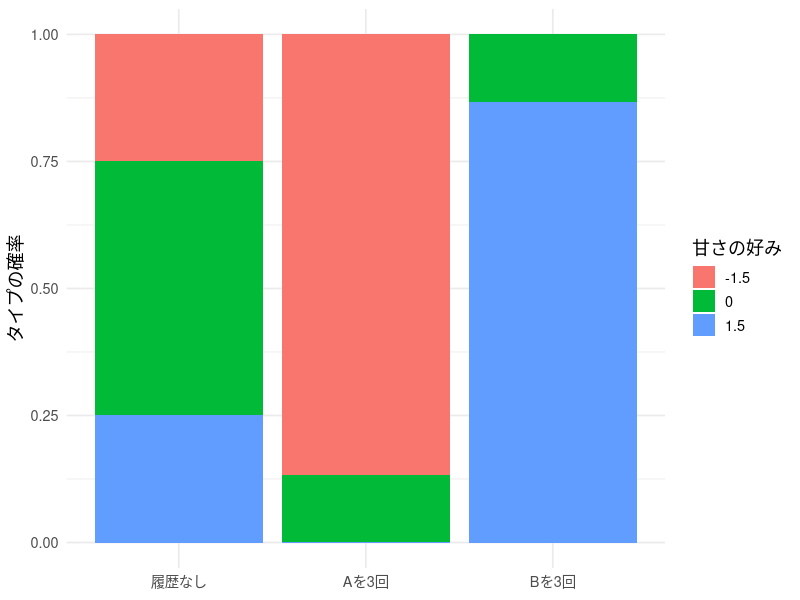
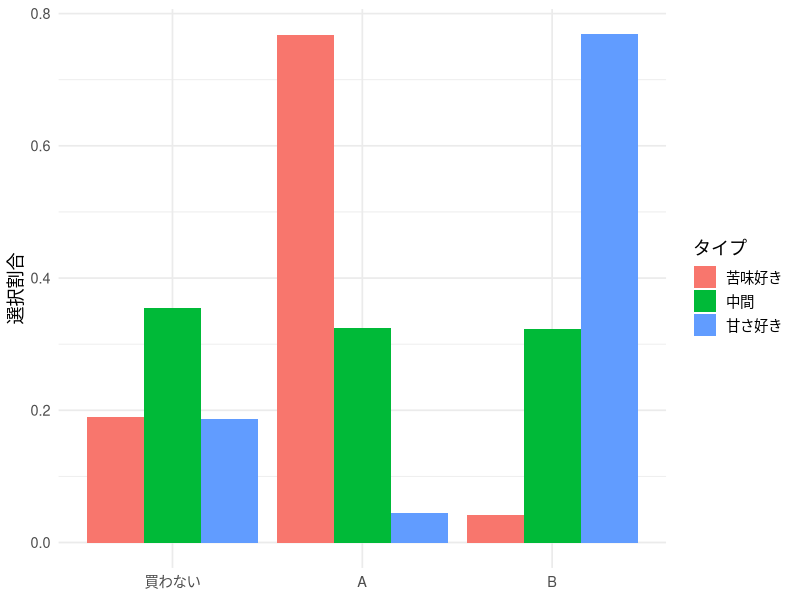
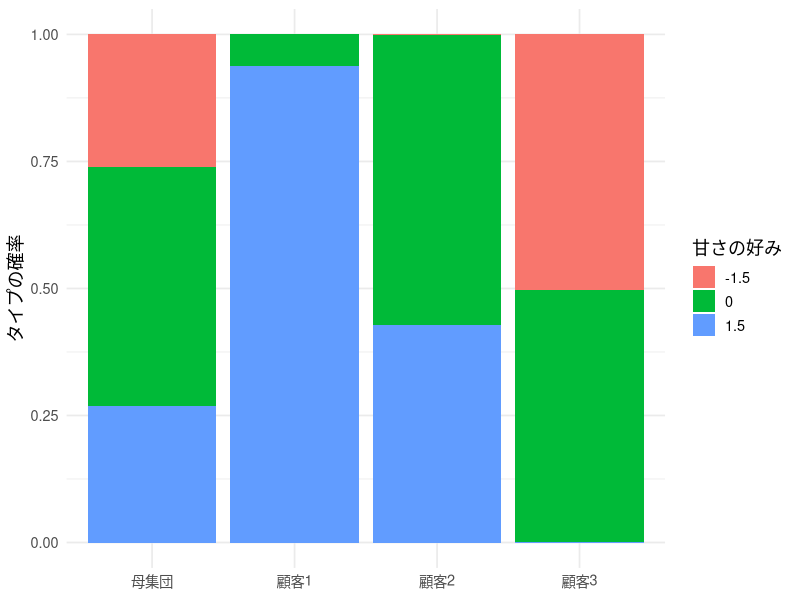
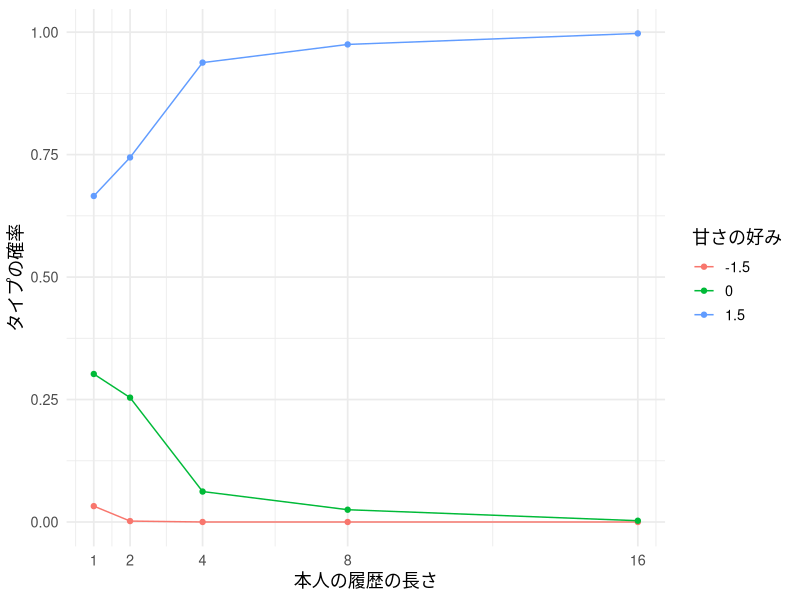
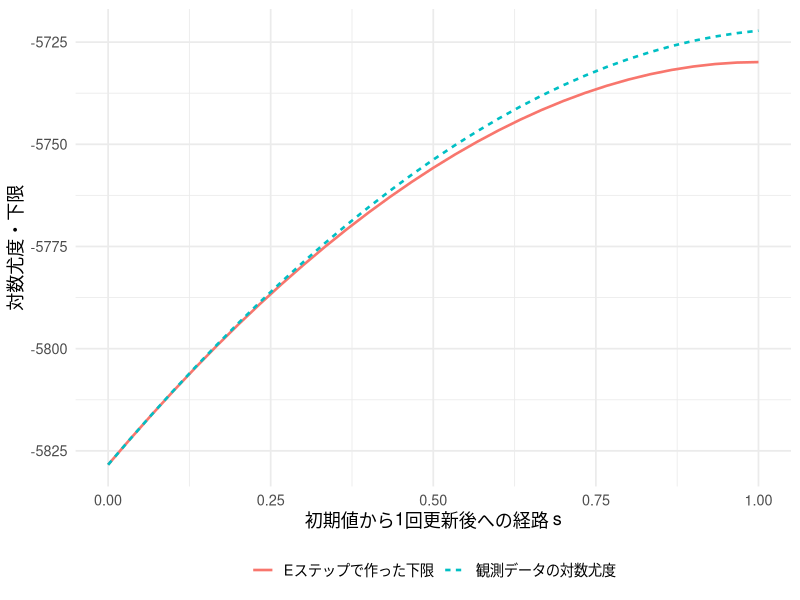
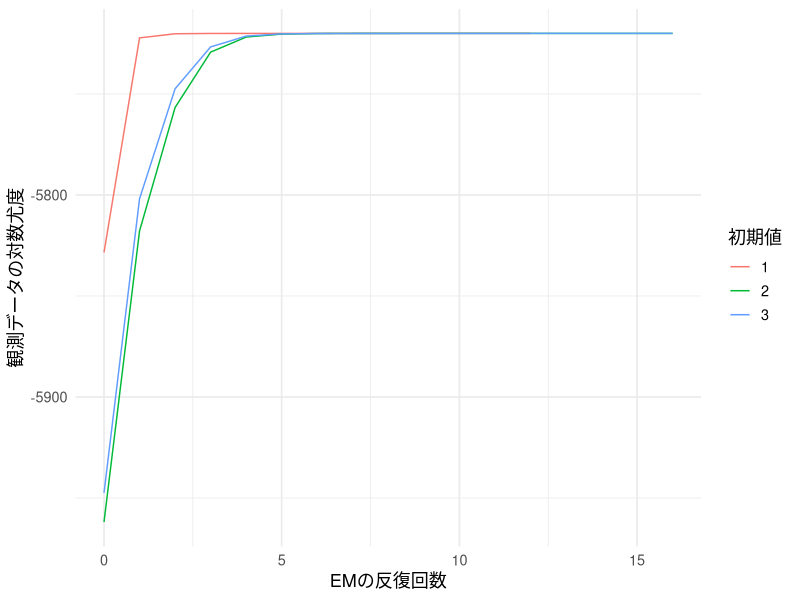
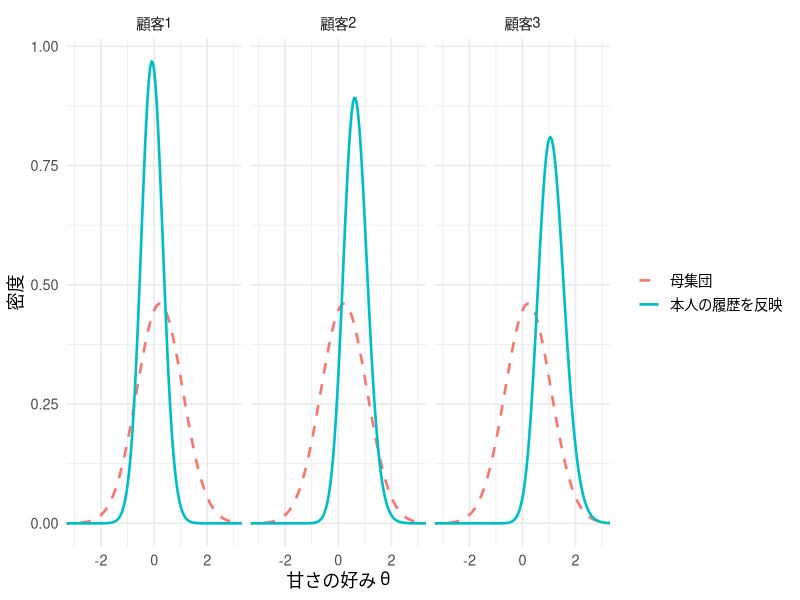
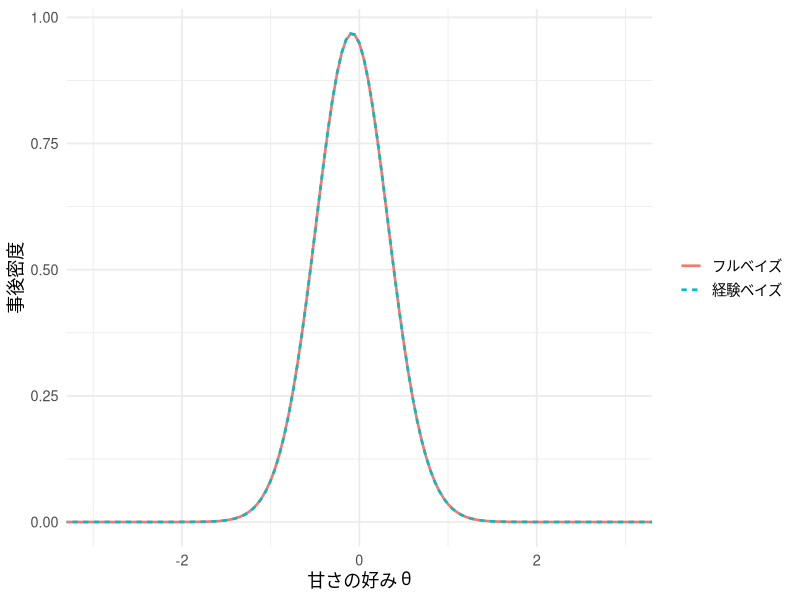

Source code (R) for these figures, in order:
## ---- chunk 1
#| include: false
library(ggplot2)
library(dplyr)
library(knitr)
set.seed(202606)
theme_lecture <- function() {
  fam <- if (Sys.info()[["sysname"]] == "Darwin") "Hiragino Sans" else ""
  theme_minimal(base_size = 13, base_family = fam)
}
theme_set(theme_lecture())
knitr::opts_chunk$set(fig.align = "center", dpi = 144)
options(scipen = 8)
## ---- chunk 2
choice_prob <- function(theta, pA, pB, beta0 = 1.5, alpha = 1) {
  va <- beta0 - theta - alpha * pA
  vb <- beta0 + theta - alpha * pB
  mx <- pmax(0, va, vb)
  ev <- cbind(exp(-mx), exp(va - mx), exp(vb - mx))
  ev / rowSums(ev)
}
theta_grid <- c(-1.5, 0, 1.5)
pi_true <- c(.25, .50, .25)
knitr::kable(data.frame(theta = theta_grid,
                       choice_prob(theta_grid, 1.5, 1.5)), digits = 3,
             col.names = c("甘さの好み", "買わない", "A：苦い", "B：甘い"))
## ---- chunk 3
pr_equal <- choice_prob(theta_grid, 1.5, 1.5)
lik_AAA <- pr_equal[, 2]^3
post_AAA <- pi_true * lik_AAA / sum(pi_true * lik_AAA)
lik_BBB <- pr_equal[, 3]^3
post_BBB <- pi_true * lik_BBB / sum(pi_true * lik_BBB)
knitr::kable(data.frame(theta = theta_grid, prior = pi_true,
                       likelihood = lik_AAA, posterior = post_AAA), digits = 4,
             col.names = c("候補値", "事前確率", "Aを3回選ぶ尤度", "事後確率"))
## ---- chunk 4
#| fig-cap: "同じ母集団分布から出発しても、本人の履歴によってタイプの重みが変わる。価格は両商品とも150円。"
w_example <- rbind(pi_true, post_AAA, post_BBB)
d_example <- data.frame(
  information = factor(rep(c("履歴なし", "Aを3回", "Bを3回"), each = 3),
                       levels = c("履歴なし", "Aを3回", "Bを3回")),
  type = factor(rep(theta_grid, 3)), weight = as.vector(t(w_example)))
ggplot(d_example, aes(information, weight, fill = type)) +
  geom_col() + labs(x = NULL, y = "タイプの確率", fill = "甘さの好み")
## ---- chunk 5
set.seed(202606)
N <- 400
Tmax <- 16
type_true <- sample(1:3, N, replace = TRUE, prob = pi_true)
theta_truth <- theta_grid[type_true]
## ---- chunk 6
prices <- data.frame(occasion = seq_len(Tmax),
                     pA = runif(Tmax, 1, 2.5), pB = runif(Tmax, 1, 2.5))
head(prices)
## ---- chunk 7
id <- rep(seq_len(N), each = Tmax)
occasion <- rep(seq_len(Tmax), times = N)
pA <- prices$pA[occasion]; pB <- prices$pB[occasion]
prob <- choice_prob(theta_truth[id], pA, pB)
u <- runif(N * Tmax)
y <- as.integer(u > prob[, 1]) + as.integer(u > prob[, 1] + prob[, 2])
panel <- data.frame(id, occasion, pA, pB, y)  # 0=買わない、1=A、2=B
head(panel)
## ---- chunk 8
#| fig-cap: "タイプ別の選択割合。分母はタイプ別人数×16機会であり、非購入も含む。"
choice_summary <- panel |>
  mutate(type = factor(type_true[id], labels = c("苦味好き", "中間", "甘さ好き")),
         product = factor(y, levels = 0:2, labels = c("買わない", "A", "B"))) |>
  count(type, product) |> group_by(type) |> mutate(share = n / sum(n))
ggplot(choice_summary, aes(product, share, fill = type)) +
  geom_col(position = "dodge") + labs(x = NULL, y = "選択割合", fill = "タイプ")
## ---- chunk 9
panel_loglik <- function(dat, grid) {
  sapply(grid, function(th) {
    pr <- choice_prob(th, dat$pA, dat$pB)
    chosen_prob <- pr[cbind(seq_len(nrow(dat)), dat$y + 1)]
    log_chosen_prob <- log(chosen_prob)
    drop(rowsum(log_chosen_prob, dat$id))
  })
}
train4 <- subset(panel, occasion <= 4)
ell4 <- panel_loglik(train4, theta_grid)
knitr::kable(data.frame(customer = 1:6, ell4[1:6, ]), digits = 3,
             col.names = c("顧客 i", "候補値 −1.5", "候補値 0", "候補値 1.5"))
## ---- chunk 10
mixture_eval <- function(ell, pi) {
  z <- sweep(ell, 2, log(pi), "+")
  rowmax <- apply(z, 1, max)
  e <- exp(z - rowmax)
  totals <- rowSums(e)
  list(weights = e / totals, loglik = sum(rowmax + log(totals)))
}
## ---- chunk 11
fit_known_pi <- function(ell) {
  softmax <- function(a) { z <- c(a, 0); z <- exp(z - max(z)); z / sum(z) }
  opt <- optim(rep(0, ncol(ell) - 1),
               function(a) -mixture_eval(ell, softmax(a))$loglik,
               method = "BFGS", control = list(reltol = 1e-11, maxit = 1000))
  if (opt$convergence != 0) stop("Known-support MLE did not converge")
  pi <- softmax(opt$par)
  c(list(pi = pi), mixture_eval(ell, pi))
}
fit4 <- fit_known_pi(ell4)
knitr::kable(data.frame(theta = theta_grid, truth = pi_true, estimate = fit4$pi),
             digits = 3, col.names = c("候補値", "真の割合", "4機会から推定した割合"))
## ---- chunk 12
#| fig-cap: "同じ母集団割合から出発しても、顧客ごとの4回の履歴で事後の重みが変わる。"
show_ids <- c(1, 2, 3)
w_show <- rbind(fit4$pi, fit4$weights[show_ids, ])
weights_plot <- data.frame(
  information = factor(rep(c("母集団", paste0("顧客", show_ids)), each = 3),
                       levels = c("母集団", paste0("顧客", show_ids))),
  type = factor(rep(theta_grid, 4)), weight = as.vector(t(w_show)))
ggplot(weights_plot, aes(information, weight, fill = type)) +
  geom_col() + labs(x = NULL, y = "タイプの確率", fill = "甘さの好み")
## ---- chunk 13
type_labels <- c("苦味好き", "中間", "甘さ好き")
truth_check <- data.frame(
  customer = show_ids,
  true_theta = theta_truth[show_ids],
  true_type = type_labels[type_true[show_ids]],
  fit4$weights[show_ids, ])
knitr::kable(truth_check, digits = 3, row.names = FALSE,
             col.names = c("顧客", "真の θ", "本当のタイプ",
                           "苦味好きの確率", "中間の確率", "甘さ好きの確率"))
## ---- chunk 14
individual_mle <- function(ell, grid) {
  grid[max.col(ell, ties.method = "first")]
}
np4 <- individual_mle(ell4, theta_grid)
eb4 <- drop(fit4$weights %*% theta_grid)
knitr::kable(data.frame(method = c("母集団平均", "個人別最尤", "経験ベイズの事後平均"),
  rmse = c(sqrt(mean((sum(fit4$pi * theta_grid) - theta_truth)^2)),
           sqrt(mean((np4 - theta_truth)^2)), sqrt(mean((eb4 - theta_truth)^2)))),
  digits = 3, col.names = c("好みの要約", "真の係数とのRMSE"))
## ---- chunk 15
#| fig-cap: "観測履歴が増えたときの、同じ顧客1についてのタイプの重み。真のタイプは推定に使わない。"
history_weights <- do.call(rbind, lapply(c(1, 2, 4, 8, 16), function(h) {
  ell_h <- panel_loglik(subset(panel, occasion <= h), theta_grid)
  fit_h <- fit_known_pi(ell_h)
  data.frame(history = h, type = factor(theta_grid), weight = fit_h$weights[1, ])
}))
ggplot(history_weights, aes(history, weight, color = type)) +
  geom_line() + geom_point() + scale_x_continuous(breaks = c(1, 2, 4, 8, 16)) +
  labs(x = "本人の履歴の長さ", y = "タイプの確率", color = "甘さの好み")
## ---- chunk 16
em_demo_theta0 <- c(-2, 0, 2)
em_demo_pi0 <- rep(1 / 3, 3)
em_demo_ell0 <- panel_loglik(panel, em_demo_theta0)
knitr::kable(data.frame(type = 1:3, theta = em_demo_theta0, pi = em_demo_pi0),
             digits = 3, col.names = c("タイプ k", "仮の候補値", "仮の割合"))
## ---- chunk 17
em_demo0 <- mixture_eval(em_demo_ell0, em_demo_pi0)
em_demo_w0 <- em_demo0$weights
em_demo_id <- 252
em_demo_lik0 <- exp(em_demo_ell0[em_demo_id, ])
em_demo_joint0 <- em_demo_pi0 * em_demo_lik0
knitr::kable(data.frame(
  type = 1:3, theta = em_demo_theta0,
  likelihood = formatC(em_demo_lik0, format = "e", digits = 3),
  joint = formatC(em_demo_joint0, format = "e", digits = 3),
  weight = em_demo_w0[em_demo_id, ]), digits = 4,
  col.names = c("タイプ k", "仮の候補値", "顧客252の尤度", "割合×尤度", "所属確率"))
stopifnot(max(abs(em_demo_joint0 / sum(em_demo_joint0) -
                  em_demo_w0[em_demo_id, ])) < 1e-12)
## ---- chunk 18
em_demo_ids <- c(1, 2, 3, 252)
knitr::kable(data.frame(customer = em_demo_ids,
                        em_demo_w0[em_demo_ids, ]), digits = 4, row.names = FALSE,
             col.names = c("顧客", "タイプ1の確率", "タイプ2の確率", "タイプ3の確率"))
## ---- chunk 19
em_demo_count0 <- colSums(em_demo_w0)
em_demo_pi1 <- em_demo_count0 / N
knitr::kable(data.frame(type = 1:3, expected_count = em_demo_count0,
                        old_pi = em_demo_pi0, new_pi = em_demo_pi1), digits = 4,
             col.names = c("タイプ k", "人数の期待値", "更新前の割合", "更新後の割合"))
## ---- chunk 20
em_demo_theta1 <- vapply(1:3, function(k) {
  optimize(function(a) -sum(em_demo_w0[, k] * panel_loglik(panel, a)),
           interval = c(-6, 6), tol = 1e-8)$minimum
}, numeric(1))
knitr::kable(data.frame(type = 1:3, old_theta = em_demo_theta0,
                        new_theta = em_demo_theta1), digits = 4,
             col.names = c("タイプ k", "更新前の候補値", "更新後の候補値"))
## ---- chunk 21
em_demo_ell1 <- panel_loglik(panel, em_demo_theta1)
em_demo1 <- mixture_eval(em_demo_ell1, em_demo_pi1)
em_demo_w1 <- em_demo1$weights
knitr::kable(data.frame(type = 1:3,
                        weight0 = em_demo_w0[em_demo_id, ],
                        weight1 = em_demo_w1[em_demo_id, ]), digits = 4,
             col.names = c("タイプ k", "顧客252：初期値での確率", "顧客252：1回更新後の確率"))
## ---- chunk 22
em_demo_count1 <- colSums(em_demo_w1)
em_demo_pi2 <- em_demo_count1 / N
em_demo_theta2 <- vapply(1:3, function(k) {
  optimize(function(a) -sum(em_demo_w1[, k] * panel_loglik(panel, a)),
           interval = c(-6, 6), tol = 1e-8)$minimum
}, numeric(1))
knitr::kable(data.frame(type = 1:3, expected_count = em_demo_count1,
                        pi1 = em_demo_pi1, pi2 = em_demo_pi2,
                        theta1 = em_demo_theta1, theta2 = em_demo_theta2), digits = 4,
             col.names = c("タイプ k", "人数の期待値", "1回目の割合", "2回目の割合",
                           "1回目の候補値", "2回目の候補値"))
## ---- chunk 23
em_demo2 <- mixture_eval(panel_loglik(panel, em_demo_theta2), em_demo_pi2)
em_demo_ll <- c(em_demo0$loglik, em_demo1$loglik, em_demo2$loglik)
knitr::kable(data.frame(stage = c("初期値", "1回目の更新後", "2回目の更新後"),
                        loglik = em_demo_ll), digits = 4,
             col.names = c("計算の段階", "観測データの対数尤度"))
stopifnot(all(diff(em_demo_ll) >= -1e-6),
          max(abs(rowSums(em_demo_w0) - 1)) < 1e-12,
          max(abs(rowSums(em_demo_w1) - 1)) < 1e-12,
          all(diff(em_demo_theta1) > 0), all(diff(em_demo_theta2) > 0))
## ---- chunk 24
#| code-fold: true
#| code-summary: "1回目の更新で、対数尤度と下限の大小を確かめる"
em_demo_Q <- function(theta, pi, weights) {
  sum(weights * sweep(panel_loglik(panel, theta), 2, log(pi), "+"))
}
em_demo_entropy0 <- -sum(em_demo_w0 * log(em_demo_w0))
em_demo_bound0 <- em_demo_Q(em_demo_theta0, em_demo_pi0, em_demo_w0) + em_demo_entropy0
em_demo_bound1 <- em_demo_Q(em_demo_theta1, em_demo_pi1, em_demo_w0) + em_demo_entropy0
knitr::kable(data.frame(
  quantity = c("更新前の対数尤度 = 更新前の下限", "更新後の下限（重みは更新前のまま）",
               "更新後の対数尤度"),
  value = c(em_demo0$loglik, em_demo_bound1, em_demo1$loglik)), digits = 4,
  col.names = c("比較する値", "計算結果"))
stopifnot(abs(em_demo_bound0 - em_demo0$loglik) < 1e-7,
          em_demo_bound1 >= em_demo_bound0 - 1e-7,
          em_demo1$loglik >= em_demo_bound1 - 1e-7)
## ---- chunk 25
#| code-fold: true
#| code-summary: "初期値から1回更新後までの、対数尤度と下限を描く"
#| label: fig-em-lower-bound
#| fig-cap: "初期値（s=0）では2本が一致する。1回更新後（s=1）では下限が上がり、観測データの対数尤度はその下限以上にある。"
em_bound_path <- do.call(rbind, lapply(seq(0, 1, length.out = 31), function(s) {
  theta <- (1 - s) * em_demo_theta0 + s * em_demo_theta1
  pi <- (1 - s) * em_demo_pi0 + s * em_demo_pi1
  data.frame(step = s,
    observed = mixture_eval(panel_loglik(panel, theta), pi)$loglik,
    bound = em_demo_Q(theta, pi, em_demo_w0) + em_demo_entropy0)
}))
stopifnot(all(em_bound_path$observed >= em_bound_path$bound - 1e-7))
em_bound_plot <- rbind(
  data.frame(step = em_bound_path$step, value = em_bound_path$observed,
             quantity = "観測データの対数尤度"),
  data.frame(step = em_bound_path$step, value = em_bound_path$bound,
             quantity = "Eステップで作った下限"))
ggplot(em_bound_plot, aes(step, value, color = quantity, linetype = quantity)) +
  geom_line(linewidth = .9) +
  labs(x = "初期値から1回更新後への経路 s", y = "対数尤度・下限", color = NULL, linetype = NULL) +
  theme(legend.position = "bottom")
## ---- chunk 26
#| code-fold: true
#| code-summary: "EMの反復：事後重みの計算と、重み付き最尤推定"
fit_em_once <- function(dat, start, maxit = 2000, tol = 1e-8, bounds = c(-6, 6)) {
  theta <- sort(start)
  pi <- rep(1 / length(theta), length(theta))
  ell <- panel_loglik(dat, theta)
  current <- mixture_eval(ell, pi)
  trace <- current$loglik
  converged <- FALSE
  for (iter in seq_len(maxit)) {
    w <- current$weights
    pi_new <- colMeans(w)
    theta_new <- vapply(seq_along(theta), function(k) {
      optimize(function(th) -sum(w[, k] * panel_loglik(dat, th)),
               interval = bounds, tol = 1e-8)$minimum
    }, numeric(1))
    order_new <- order(theta_new)
    theta_new <- theta_new[order_new]; pi_new <- pi_new[order_new]
    ell_new <- panel_loglik(dat, theta_new)
    next_fit <- mixture_eval(ell_new, pi_new)
    gain <- next_fit$loglik - current$loglik
    if (gain < -1e-6) stop("EM log likelihood decreased")
    trace <- c(trace, next_fit$loglik)
    theta <- theta_new; pi <- pi_new; ell <- ell_new; current <- next_fit
    if (abs(gain) < tol) { converged <- TRUE; break }
  }
  list(theta = theta, pi = pi, loglik = current$loglik,
       weights = current$weights, trace = trace, converged = converged,
       iterations = iter, bounds = bounds)
}
## ---- chunk 27
fit_em_multistart <- function(dat, starts = list(c(-2, 0, 2), c(-1, .5, 2.5),
                                                  c(-2.5, -.5, 1))) {
  fits <- lapply(starts, function(st) fit_em_once(dat, st))
  best <- which.max(vapply(fits, `[[`, numeric(1), "loglik"))
  list(best = fits[[best]], fits = fits, best_start = best)
}
em_runs <- fit_em_multistart(panel)
em_fit <- em_runs$best
# 最初の初期値からの1・2回目の更新が、上の逐次計算と一致するか確認する。
stopifnot(max(abs(em_runs$fits[[1]]$trace[1:3] - em_demo_ll)) < 1e-6)
stopifnot(all(vapply(em_runs$fits, function(f) f$converged, logical(1))),
          all(vapply(em_runs$fits, function(f) min(diff(f$trace)) > -1e-6, logical(1))),
          all(abs(em_fit$theta) < 5.9))
knitr::kable(data.frame(type = 1:3, theta_true = theta_grid,
                        theta_est = em_fit$theta, pi_true = pi_true, pi_est = em_fit$pi),
             digits = 3, col.names = c("タイプ", "真の候補値", "候補値の推定", "真の割合", "割合の推定"))
## ---- chunk 28
#| fig-cap: "EMの3つの初期値からの対数尤度。単調に増えても、大域的な最大値とは限らない。"
em_trace <- do.call(rbind, lapply(seq_along(em_runs$fits), function(s) {
  f <- em_runs$fits[[s]]
  data.frame(iteration = seq_along(f$trace) - 1, loglik = f$trace, start = factor(s))
}))
ggplot(em_trace, aes(iteration, loglik, color = start)) + geom_line() +
  labs(x = "EMの反復回数", y = "観測データの対数尤度", color = "初期値")
## ---- chunk 29
ell16 <- panel_loglik(panel, theta_grid)
fit16 <- fit_known_pi(ell16)
knitr::kable(data.frame(type = 1:3, known_support = theta_grid,
                        known_weight = fit16$weights[1, ],
                        estimated_support = em_fit$theta,
                        estimated_weight = em_fit$weights[1, ]), digits = 3,
             col.names = c("タイプ", "既知の候補値", "既知の場合の重み",
                           "推定した候補値", "推定後の重み"))
## ---- chunk 30
# 連続的な好み：同じ選択モデルで独立のデータを生成する
set.seed(202607)
N_c <- 200; T_c <- 8
mu_true_c <- 0.2; tau_true_c <- 1
id_c <- rep(seq_len(N_c), each = T_c)
time_c <- rep(seq_len(T_c), times = N_c)
price_c <- data.frame(pA = runif(T_c, 1, 2.5), pB = runif(T_c, 1, 2.5))
theta_true_c <- rnorm(N_c, mu_true_c, tau_true_c)
pA_c <- price_c$pA[time_c]; pB_c <- price_c$pB[time_c]
prob_c <- function(theta, pA, pB) {
  va <- 1.5 - theta - pA; vb <- 1.5 + theta - pB
  m <- pmax(0, va, vb)
  e <- cbind(exp(-m), exp(va - m), exp(vb - m))
  e / rowSums(e)
}
probs_c <- prob_c(theta_true_c[id_c], pA_c, pB_c)
u_c <- runif(N_c * T_c)
y_c <- as.integer(u_c > probs_c[,1]) + as.integer(u_c > probs_c[,1] + probs_c[,2])
dat_c <- data.frame(id = id_c, time = time_c, pA = pA_c, pB = pB_c, y = y_c)
## ---- chunk 31
#| code-fold: true
#| code-summary: "数値積分と経験ベイズの計算"
# 台形則で係数空間を積分する。両端に半分の重みを付ける。
theta_nodes_c <- seq(-6, 6, length.out = 241)
trap_weights_c <- function(x) {
  dx <- diff(x)
  stopifnot(max(abs(dx - dx[1])) < 1e-10)
  c(dx[1] / 2, rep(dx[1], length(x) - 2), dx[1] / 2)
}
theta_w_c <- trap_weights_c(theta_nodes_c)
log_lik_c <- function(dat, nodes = theta_nodes_c) {
  sapply(nodes, function(th) {
    pr <- prob_c(th, dat$pA, dat$pB)
    drop(rowsum(log(pr[cbind(seq_len(nrow(dat)), dat$y + 1)]), dat$id))
  })
}
ell_c <- log_lik_c(dat_c)
rowmax_c <- apply(ell_c, 1, max)
lik_c <- exp(ell_c - rowmax_c)
# 全員の周辺対数尤度。各人について引いた標準化分を足し戻す。
marginal_loglik_c <- function(mu, log_tau, nodes = theta_nodes_c,
                              node_w = theta_w_c, lik = lik_c, rowmax = rowmax_c) {
  weights <- dnorm(nodes, mu, exp(log_tau)) * node_w
  values <- drop(lik %*% weights)
  if (any(values <= 0) || any(!is.finite(values))) return(-Inf)
  sum(rowmax + log(values))
}
fit_c <- optim(c(0, 0), function(a) -marginal_loglik_c(a[1], a[2]),
               method = "L-BFGS-B", lower = c(-2, log(.1)), upper = c(2, log(3)))
stopifnot(fit_c$convergence == 0)
mu_hat_c <- fit_c$par[1]; tau_hat_c <- exp(fit_c$par[2])
post_weights_c <- function(mu, tau, lik = lik_c, nodes = theta_nodes_c, node_w = theta_w_c) {
  weights <- dnorm(nodes, mu, tau) * node_w
  z <- sweep(lik, 2, weights, "*")
  z / rowSums(z)
}
post_eb_c <- post_weights_c(mu_hat_c, tau_hat_c)
theta_eb_c <- drop(post_eb_c %*% theta_nodes_c)
## ---- chunk 32
knitr::kable(data.frame(parameter = c("母集団平均 μ", "個人差の標準偏差 τ"),
                        truth = c(mu_true_c, tau_true_c),
                        estimate = c(mu_hat_c, tau_hat_c)), digits = 3,
             col.names = c("パラメータ", "真値", "推定値"))
## ---- chunk 33
show_c <- c(1, 2, 3)
history_c <- do.call(rbind, lapply(show_c, function(i) {
  z <- dat_c[dat_c$id == i, ]
  data.frame(customer = i, outside = sum(z$y == 0), A = sum(z$y == 1),
             B = sum(z$y == 2), posterior_mean = theta_eb_c[i])
}))
knitr::kable(history_c, digits = 3,
             col.names = c("顧客", "買わない", "Aの回数", "Bの回数", "事後平均"))
## ---- chunk 34
#| fig-cap: "破線は共通の母集団密度、実線は本人の8回の履歴を取り込んだ事後密度。"
continuous_plot_c <- do.call(rbind, lapply(show_c, function(i) {
  data.frame(theta = rep(theta_nodes_c, 2), customer = paste0("顧客", i),
    density = c(dnorm(theta_nodes_c, mu_hat_c, tau_hat_c), post_eb_c[i, ] / theta_w_c),
    information = factor(rep(c("母集団", "本人の履歴を反映"), each = length(theta_nodes_c)),
                         levels = c("母集団", "本人の履歴を反映")))
}))
ggplot(continuous_plot_c, aes(theta, density, color = information, linetype = information)) +
  geom_line(linewidth = .9) + facet_wrap(~customer, nrow = 1) +
  scale_linetype_manual(values = c(2, 1)) + coord_cartesian(xlim = c(-3, 3)) +
  labs(x = "甘さの好み θ", y = "密度", color = NULL, linetype = NULL)
## ---- chunk 35
#| code-fold: true
#| code-summary: "母集団パラメータの事後分布と個人の分布を計算する"
# フルベイズ：ハイパーパラメータと個人の係数をグリッド上で積分する。
# mu ~ N(0, 2^2), log(tau) ~ N(0, .7^2), 互いに独立。
mu_grid_c <- seq(-1, 1.4, length.out = 49)
logtau_grid_c <- seq(-1.2, .6, length.out = 49)
mu_w_c <- trap_weights_c(mu_grid_c); logtau_w_c <- trap_weights_c(logtau_grid_c)
hyper_c <- expand.grid(mu = mu_grid_c, logtau = logtau_grid_c)
hyper_c$log_joint <- vapply(seq_len(nrow(hyper_c)), function(g) {
  mu <- hyper_c$mu[g]; z <- hyper_c$logtau[g]
  marginal_loglik_c(mu, z) + dnorm(mu, 0, 2, log = TRUE) + dnorm(z, 0, .7, log = TRUE)
}, numeric(1))
hyper_c$quad_w <- rep(mu_w_c, times = length(logtau_grid_c)) *
  rep(logtau_w_c, each = length(mu_grid_c))
hyper_c$post <- exp(hyper_c$log_joint - max(hyper_c$log_joint)) * hyper_c$quad_w
hyper_c$post <- hyper_c$post / sum(hyper_c$post)
# 一人分の条件付き分布を混合し、母集団パラメータの不確実性を伝える。
customer_c <- 1
post_full_c <- numeric(length(theta_nodes_c))
for (g in seq_len(nrow(hyper_c))) {
  if (hyper_c$post[g] > 1e-12) {
    w <- lik_c[customer_c, ] * dnorm(theta_nodes_c, hyper_c$mu[g], exp(hyper_c$logtau[g])) * theta_w_c
    post_full_c <- post_full_c + hyper_c$post[g] * w / sum(w)
  }
}
post_full_c <- post_full_c / sum(post_full_c)
## ---- chunk 36
weighted_quantile_c <- function(x, w, p) {
  order_x <- order(x)
  x <- x[order_x]; w <- w[order_x] / sum(w)
  x[which(cumsum(w) >= p)[1]]
}
tau_values_c <- exp(hyper_c$logtau)
knitr::kable(data.frame(
  parameter = c("母集団平均 μ", "個人差の標準偏差 τ"),
  empirical_bayes = c(mu_hat_c, tau_hat_c),
  full_bayes_mean = c(sum(hyper_c$post * hyper_c$mu),
                      sum(hyper_c$post * tau_values_c)),
  lower = c(weighted_quantile_c(hyper_c$mu, hyper_c$post, .025),
            weighted_quantile_c(tau_values_c, hyper_c$post, .025)),
  upper = c(weighted_quantile_c(hyper_c$mu, hyper_c$post, .975),
            weighted_quantile_c(tau_values_c, hyper_c$post, .975))), digits = 3,
  col.names = c("パラメータ", "経験ベイズの推定値", "フルベイズの事後平均",
                "事後2.5%点", "事後97.5%点"))
## ---- chunk 37
#| fig-cap: "顧客1の甘さの好みについての経験ベイズとフルベイズの分布"
full_plot_c <- data.frame(theta = rep(theta_nodes_c, 2),
  density = c(post_eb_c[customer_c, ] / theta_w_c, post_full_c / theta_w_c),
  method = rep(c("経験ベイズ", "フルベイズ"), each = length(theta_nodes_c)))
ggplot(full_plot_c, aes(theta, density, color = method, linetype = method)) +
  geom_line(linewidth = .9) + coord_cartesian(xlim = c(-3, 3)) +
  labs(x = "甘さの好み θ", y = "事後密度", color = NULL, linetype = NULL)
## ---- chunk 38
#| code-fold: true
#| code-summary: "積分範囲の端を確認する"
# グリッドの端に十分な余白があるかを見る（外側2セルの質量）。
edge_mu_c <- sum(hyper_c$post[hyper_c$mu %in% mu_grid_c[c(1, 2, 48, 49)]])
edge_tau_c <- sum(hyper_c$post[hyper_c$logtau %in% logtau_grid_c[c(1, 2, 48, 49)]])
edge_theta_eb_c <- max(rowSums(post_eb_c[, c(1:2, 240:241), drop = FALSE]))
edge_theta_full_c <- sum(post_full_c[c(1:2, 240:241)])
knitr::kable(data.frame(
  quantity = c("μの外側2点", "log τの外側2点", "θの外側2点：全員の最大値（EB）", "θの外側2点：顧客1（フルベイズ）"),
  mass = c(edge_mu_c, edge_tau_c, edge_theta_eb_c, edge_theta_full_c)),
  col.names = c("確認する場所", "事後重みの合計"), digits = 12)
stopifnot(all(is.finite(post_eb_c)), max(abs(rowSums(post_eb_c)-1)) < 1e-10,
          abs(sum(hyper_c$post)-1) < 1e-10, edge_mu_c < .005, edge_tau_c < .005,
          edge_theta_eb_c < .0001, edge_theta_full_c < .0001)
## ---- chunk 39
#| code-fold: true
#| code-summary: "格子を細かくして比較する"
# 積分間隔を変更して、主要な結果が安定しているかを確かめる。
fit_with_nodes_c <- function(n_nodes) {
  nodes <- seq(-6, 6, length.out = n_nodes)
  weights <- trap_weights_c(nodes)
  ell <- log_lik_c(dat_c, nodes)
  rowmax <- apply(ell, 1, max)
  lik <- exp(ell - rowmax)
  op <- optim(c(mu_hat_c, log(tau_hat_c)), function(a) {
    -marginal_loglik_c(a[1], a[2], nodes, weights, lik, rowmax)
  }, method = "L-BFGS-B", lower = c(-2, log(.1)), upper = c(2, log(3)))
  stopifnot(op$convergence == 0)
  c(mu = op$par[1], tau = exp(op$par[2]))
}
quad_compare_c <- rbind(coarse = fit_with_nodes_c(121),
                        main = c(mu_hat_c, tau_hat_c), fine = fit_with_nodes_c(481))
# ハイパーパラメータ空間も一つおきの点で再計算する。
sel_mu_c <- seq(1, length(mu_grid_c), by = 2)
sel_logtau_c <- seq(1, length(logtau_grid_c), by = 2)
hyper_coarse_c <- hyper_c[hyper_c$mu %in% mu_grid_c[sel_mu_c] &
                            hyper_c$logtau %in% logtau_grid_c[sel_logtau_c], ]
hw_c <- rep(trap_weights_c(mu_grid_c[sel_mu_c]), times = length(sel_logtau_c)) *
  rep(trap_weights_c(logtau_grid_c[sel_logtau_c]), each = length(sel_mu_c))
hyper_coarse_c$post <- exp(hyper_coarse_c$log_joint - max(hyper_coarse_c$log_joint)) * hw_c
hyper_coarse_c$post <- hyper_coarse_c$post / sum(hyper_coarse_c$post)
hyper_compare_c <- rbind(
  coarse = c(mu = sum(hyper_coarse_c$post * hyper_coarse_c$mu),
             tau = sum(hyper_coarse_c$post * exp(hyper_coarse_c$logtau))),
  main = c(mu = sum(hyper_c$post * hyper_c$mu),
           tau = sum(hyper_c$post * exp(hyper_c$logtau))))
knitr::kable(data.frame(nodes = c(121, 241, 481), quad_compare_c), digits = 5,
             row.names = FALSE, col.names = c("θの格子点数", "μの最尤推定", "τの最尤推定"))
knitr::kable(data.frame(nodes = c("25×25", "49×49"), hyper_compare_c), digits = 5,
             row.names = FALSE, col.names = c("母集団パラメータの格子点数", "μの事後平均", "τの事後平均"))
stopifnot(max(abs(quad_compare_c[1, ] - quad_compare_c[3, ])) < .005,
          max(abs(hyper_compare_c[1, ] - hyper_compare_c[2, ])) < .005)
